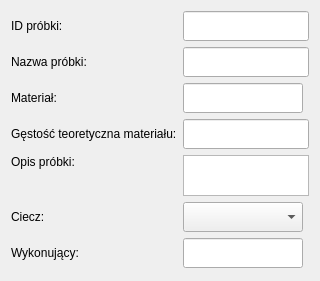
                         <widget class="QWidget" name="scrollAreaWidgetContents_2">
                          <property name="geometry">
                           <rect>
                            <x>0</x>
                            <y>0</y>
                            <width>320</width>
                            <height>281</height>
                           </rect>
                          </property>
                          <layout class="QGridLayout" name="gridLayout_17">
                           <item row="1" column="2" colspan="2">
                            <widget class="QLineEdit" name="editSampleName">
                             <property name="minimumSize">
                              <size>
                               <width>0</width>
                               <height>30</height>
                              </size>
                             </property>
                             <property name="maximumSize">
                              <size>
                               <width>250</width>
                               <height>16777215</height>
                              </size>
                             </property>
                             <property name="readOnly">
                              <bool>true</bool>
                             </property>
                            </widget>
                           </item>
                           <item row="6" column="0">
                            <widget class="QLabel" name="labelAuthor">
                             <property name="maximumSize">
                              <size>
                               <width>130</width>
                               <height>16777215</height>
                              </size>
                             </property>
                             <property name="text">
                              <string>Wykonujący:</string>
                             </property>
                            </widget>
                           </item>
                           <item row="5" column="2">
                            <widget class="QComboBox" name="comboBoxFluid">
                             <property name="minimumSize">
                              <size>
                               <width>0</width>
                               <height>30</height>
                              </size>
                             </property>
                             <property name="maximumSize">
                              <size>
                               <width>250</width>
                               <height>16777215</height>
                              </size>
                             </property>
                            </widget>
                           </item>
                           <item row="0" column="2" colspan="2">
                            <widget class="QLineEdit" name="editSampleId">
                             <property name="minimumSize">
                              <size>
                               <width>0</width>
                               <height>30</height>
                              </size>
                             </property>
                             <property name="maximumSize">
                              <size>
                               <width>250</width>
                               <height>16777215</height>
                              </size>
                             </property>
                             <property name="readOnly">
                              <bool>true</bool>
                             </property>
                            </widget>
                           </item>
                           <item row="2" column="0" colspan="2">
                            <widget class="QLabel" name="labelMaterial">
                             <property name="maximumSize">
                              <size>
                               <width>130</width>
                               <height>16777215</height>
                              </size>
                             </property>
                             <property name="text">
                              <string>Materiał:</string>
                             </property>
                            </widget>
                           </item>
                           <item row="3" column="2" colspan="2">
                            <widget class="QLineEdit" name="editMaterialDensity">
                             <property name="minimumSize">
                              <size>
                               <width>0</width>
                               <height>30</height>
                              </size>
                             </property>
                             <property name="maximumSize">
                              <size>
                               <width>250</width>
                               <height>16777215</height>
                              </size>
                             </property>
                             <property name="alignment">
                              <set>Qt::AlignmentFlag::AlignLeading|Qt::AlignmentFlag::AlignLeft|Qt::AlignmentFlag::AlignVCenter</set>
                             </property>
                             <property name="readOnly">
                              <bool>true</bool>
                             </property>
                             <property name="clearButtonEnabled">
                              <bool>false</bool>
                             </property>
                            </widget>
                           </item>
                           <item row="4" column="2" colspan="2">
                            <widget class="QPlainTextEdit" name="editSampleDescription">
                             <property name="minimumSize">
                              <size>
                               <width>0</width>
                               <height>30</height>
                              </size>
                             </property>
                             <property name="maximumSize">
                              <size>
                               <width>250</width>
                               <height>80</height>
                              </size>
                             </property>
                             <property name="readOnly">
                              <bool>true</bool>
                             </property>
                            </widget>
                           </item>
                           <item row="3" column="0" colspan="2">
                            <widget class="QLabel" name="labelMaterialDensity">
                             <property name="text">
                              <string>Gęstość teoretyczna materiału:</string>
                             </property>
                            </widget>
                           </item>
                           <item row="5" column="0">
                            <widget class="QLabel" name="labelFluid">
                             <property name="maximumSize">
                              <size>
                               <width>130</width>
                               <height>16777215</height>
                              </size>
                             </property>
                             <property name="text">
                              <string>Ciecz:</string>
                             </property>
                            </widget>
                           </item>
                           <item row="6" column="2">
                            <widget class="QLineEdit" name="editAuthor">
                             <property name="minimumSize">
                              <size>
                               <width>0</width>
                               <height>30</height>
                              </size>
                             </property>
                             <property name="maximumSize">
                              <size>
                               <width>250</width>
                               <height>16777215</height>
                              </size>
                             </property>
                            </widget>
                           </item>
                           <item row="1" column="0">
                            <widget class="QLabel" name="labelSampleName">
                             <property name="maximumSize">
                              <size>
                               <width>130</width>
                               <height>16777215</height>
                              </size>
                             </property>
                             <property name="text">
                              <string>Nazwa próbki:</string>
                             </property>
                            </widget>
                           </item>
                           <item row="0" column="0">
                            <widget class="QLabel" name="labelSampleNumber">
                             <property name="maximumSize">
                              <size>
                               <width>130</width>
                               <height>16777215</height>
                              </size>
                             </property>
                             <property name="text">
                              <string>ID próbki:</string>
                             </property>
                            </widget>
                           </item>
                           <item row="4" column="0">
                            <widget class="QLabel" name="labelSampleDescription">
                             <property name="maximumSize">
                              <size>
                               <width>130</width>
                               <height>16777215</height>
                              </size>
                             </property>
                             <property name="text">
                              <string>Opis próbki:</string>
                             </property>
                             <property name="alignment">
                              <set>Qt::AlignmentFlag::AlignLeading|Qt::AlignmentFlag::AlignLeft|Qt::AlignmentFlag::AlignTop</set>
                             </property>
                            </widget>
                           </item>
                           <item row="2" column="2">
                            <widget class="QLineEdit" name="editMaterial">
                             <property name="minimumSize">
                              <size>
                               <width>0</width>
                               <height>30</height>
                              </size>
                             </property>
                             <property name="maximumSize">
                              <size>
                               <width>250</width>
                               <height>16777215</height>
                              </size>
                             </property>
                             <property name="readOnly">
                              <bool>true</bool>
                             </property>
                            </widget>
                           </item>
                           <item row="7" column="2">
                            <spacer name="verticalSpacer_13">
                             <property name="orientation">
                              <enum>Qt::Orientation::Vertical</enum>
                             </property>
                             <property name="sizeHint" stdset="0">
                              <size>
                               <width>20</width>
                               <height>40</height>
                              </size>
                             </property>
                            </spacer>
                           </item>
                          </layout>
                         </widget>
